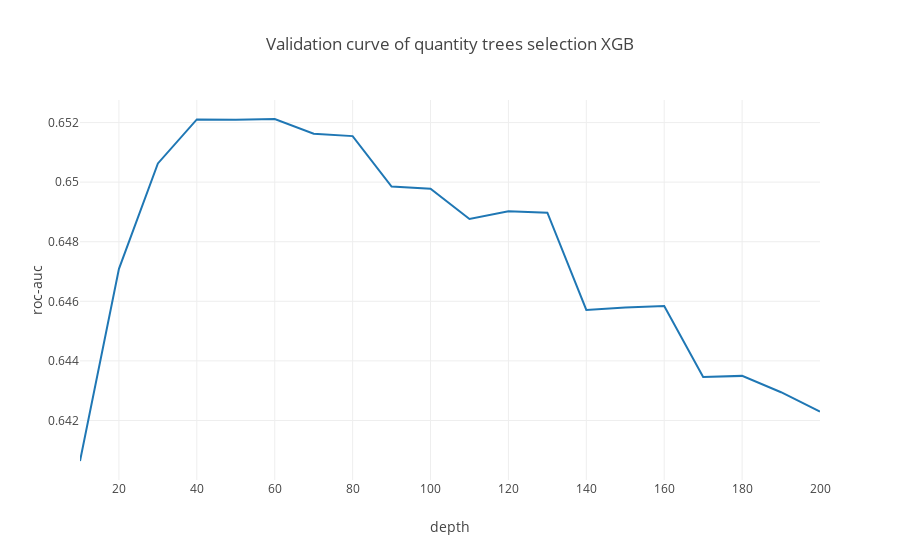

Notebook code for this chart:
### Code cell
trace1 = go.Scatter(
    x=[i for i in range(10,201,10)],
    y=scores_xgb
)
data = [trace1]
layout = go.Layout(title = 'Validation curve of quantity trees selection XGB',
          yaxis={'title':'roc-auc'}, xaxis={'title':'depth'})

fig = go.Figure(data=data, layout=layout)
iplot(fig, show_link=False)

### Figure 1 — Plotly figure (JSON) as saved in the notebook; plotly's stock layout.template omitted (floating-point values rounded to 4 significant figures)
{"data": [{"type": "scatter", "uid": "9da9b0ce-df5f-4480-9e3a-c158fb915cf8", "x": [10, 20, 30, 40, 50, 60, 70, 80, 90, 100, 110, 120, 130, 140, 150, 160, 170, 180, 190, 200], "y": [0.6406, 0.6471, 0.6506, 0.6521, 0.6521, 0.6521, 0.6516, 0.6515, 0.6499, 0.6498, 0.6488, 0.649, 0.649, 0.6457, 0.6458, 0.6458, 0.6435, 0.6435, 0.6429, 0.6423]}], "layout": {"title": {"text": "Validation curve of quantity trees selection XGB"}, "xaxis": {"title": {"text": "depth"}}, "yaxis": {"title": {"text": "roc-auc"}}}}
